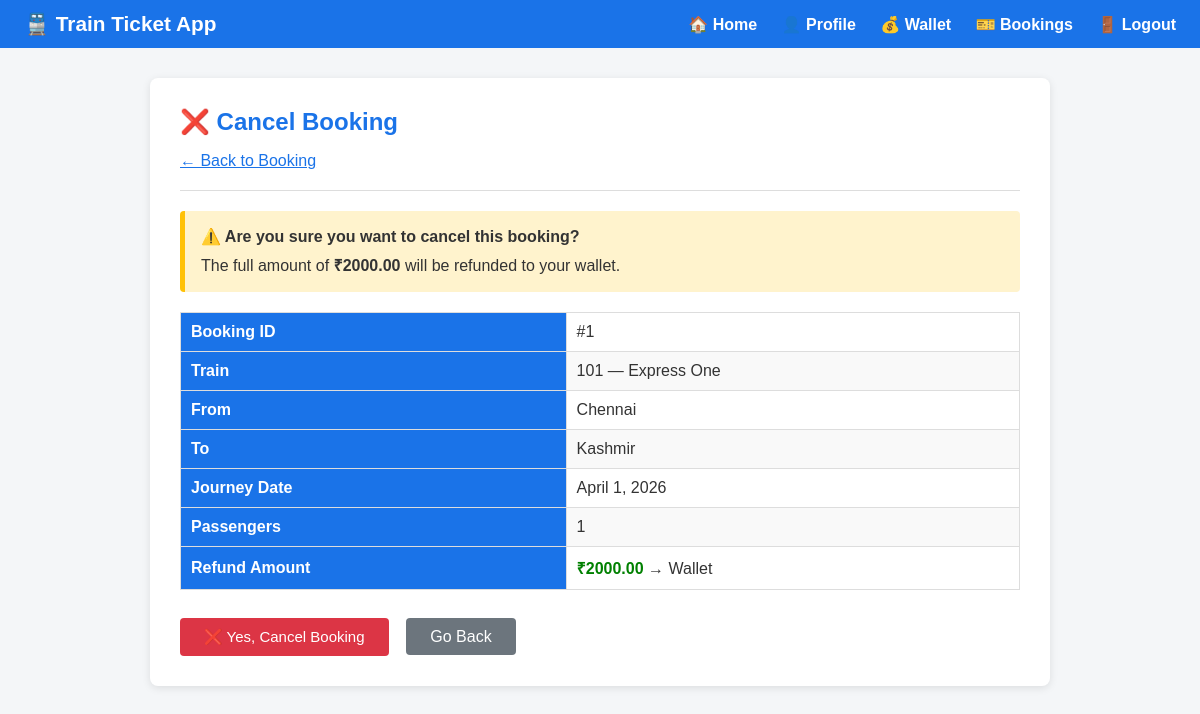
/bookings/1/cancel/ (signed in), run on the app's committed database.
### bookings/models.py (models this page shows, shortened)
class Booking(models.Model):
    STATUS_CHOICES = [
        ('confirmed', 'Confirmed'),
        ('cancelled', 'Cancelled'),
        ('pending', 'Pending'),
    ]
    user = models.ForeignKey(User, on_delete=models.CASCADE)
    train = models.ForeignKey(Train, on_delete=models.SET_NULL, null=True, blank=True)
    train_name = models.CharField(max_length=100)
    train_number = models.CharField(max_length=20)
    source = models.CharField(max_length=100)
    destination = models.CharField(max_length=100)
    journey_date = models.DateField()
    journey_time = models.TimeField()
    passengers = models.PositiveIntegerField(default=1)
    total_fare = models.DecimalField(max_digits=8, decimal_places=2)
    travel_class = models.CharField(max_length=5, default='SL')
    payment_method = models.CharField(max_length=20, default='wallet')
    status = models.CharField(max_length=10, choices=STATUS_CHOICES, default='confirmed')
    booked_at = models.DateTimeField(auto_now_add=True)

### bookings/views.py (the view, shortened to what this page needs)
# urls.py: path('<int:booking_id>/cancel/', views.cancel_booking_view, name='cancel_booking'),
@login_required(login_url='login')
def cancel_booking_view(request, booking_id):
    try:
        booking = Booking.objects.get(id=booking_id, user=request.user)
    except Booking.DoesNotExist:
        messages.error(request, "Booking not found.")
        return redirect('bookings')
    if booking.status == 'cancelled':
        messages.error(request, "This booking is already cancelled.")
        return redirect('booking_detail', booking_id=booking.id)
    return render(request, 'bookings/cancel_booking.html', {'booking': booking})

### bookings/templates/bookings/cancel_booking.html (shortened to what this page needs)
{% extends 'base.html' %}
{% block content %}
  <h2>❌ Cancel Booking</h2>
  <a href="{% url 'booking_detail' booking.id %}">← Back to Booking</a>
  <hr>
  <div style="background:#fff3cd; border-left:5px solid #ffc107;
              padding:16px; border-radius:4px; margin-bottom:20px;">
    <strong>⚠️ Are you sure you want to cancel this booking?</strong>
    <p style="margin-top:8px;">
      The full amount of <strong>₹{{ booking.total_fare }}</strong>
      will be refunded to your wallet.
    </p>
  </div>
  <table>
    <tr><th>Booking ID</th><td>#{{ booking.id }}</td></tr>
    <tr><th>Train</th><td>{{ booking.train_number }} — {{ booking.train_name }}</td></tr>
    <tr><th>From</th><td>{{ booking.source }}</td></tr>
    <tr><th>To</th><td>{{ booking.destination }}</td></tr>
    <tr><th>Journey Date</th><td>{{ booking.journey_date }}</td></tr>
    <tr><th>Passengers</th><td>{{ booking.passengers }}</td></tr>
    <tr><th>Refund Amount</th>
      <td><strong style="color:green;">₹{{ booking.total_fare }}</strong>
        → Wallet</td>
    </tr>
  </table>
  <br>
  <form method="POST">
    <button type="submit"
      style="background:#dc3545; color:white; padding:10px 24px;
             border:none; border-radius:4px; cursor:pointer; font-size:15px;">
      ❌ Yes, Cancel Booking
    </button>
    <a href="{% url 'booking_detail' booking.id %}"
       style="padding:10px 24px; background:#6c757d; color:white;
              border-radius:4px; text-decoration:none;">
      Go Back
    </a>
  </form>
{% endblock %}

### templates/base.html (style rules this page uses)
* { box-sizing: border-box; margin: 0; padding: 0; }
body { font-family: Arial, sans-serif; background: #f4f6f8; color: #333; }
h2 { margin-bottom: 16px; color: #1a73e8; }
button[type=submit], .btn { background: #1a73e8; color: white; padding: 10px 24px; border: none; border-radius: 4px; cursor: pointer; font-size: 15px; margin-top: 10px; }
table { width: 100%; border-collapse: collapse; margin-top: 10px; }
th, td { padding: 10px; border: 1px solid #ddd; text-align: left; }
th { background: #1a73e8; color: white; }
tr:nth-child(even) { background: #f9f9f9; }
a { color: #1a73e8; }
hr { margin: 20px 0; border: none; border-top: 1px solid #ddd; }

### data on the page
Booking: total_fare "2000.00", id "1", train_number "101", train_name "Express One", source "Chennai", destination "Kashmir", journey_date "April 1, 2026", passengers "1"
